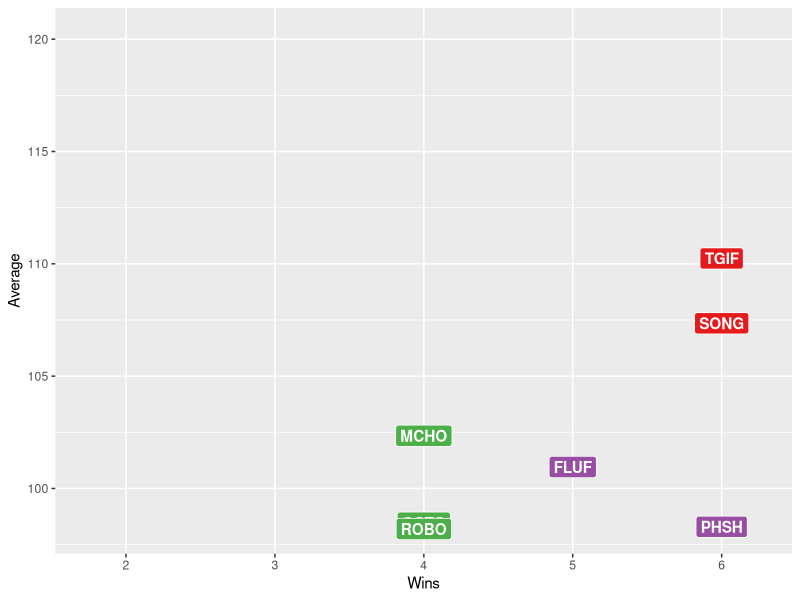

This chart was generated by the following R code:
## Load Libraries
library(ggplot2)
library(dplyr)

## Load and clean Data
scores <- as.data.frame(read.csv("allscores.csv", header = TRUE))
scores <- scores[complete.cases(scores),]

#Aggregate Data
current.season <- scores[scores$Season == 2016,] %>%
  group_by(Team) %>%
  summarize(Average = mean(Score),
            Wins = sum(Win))

#########################################
######## Tiered Clusting#################
#########################################

##Scale Wins and Points on a 0 to 1 scale
adj.season <- apply(current.season[,2:3], MARGIN = 2, FUN = function(X) (X - min(X))/diff(range(X)))

##Create Clusters
scoreCluster <- kmeans(adj.season, 4, nstart = 10000)

##Add clusters back to dataframe
current.season$tier <- scoreCluster$cluster

##Scatter Plot
##Save Size 600x350
ggplot(current.season, aes(x = Wins, y = Average, label = Team)) +
  geom_label(aes(fill = as.factor(tier)), colour = "white", fontface = "bold") +
  scale_fill_brewer(palette = "Set1") +
  scale_x_continuous(breaks = c(1, 2, 3, 4, 5, 6, 7)) +
  theme(legend.position="none", panel.grid.minor.x = element_blank()) +
  coord_cartesian(xlim=c(1.75, 6.25))
